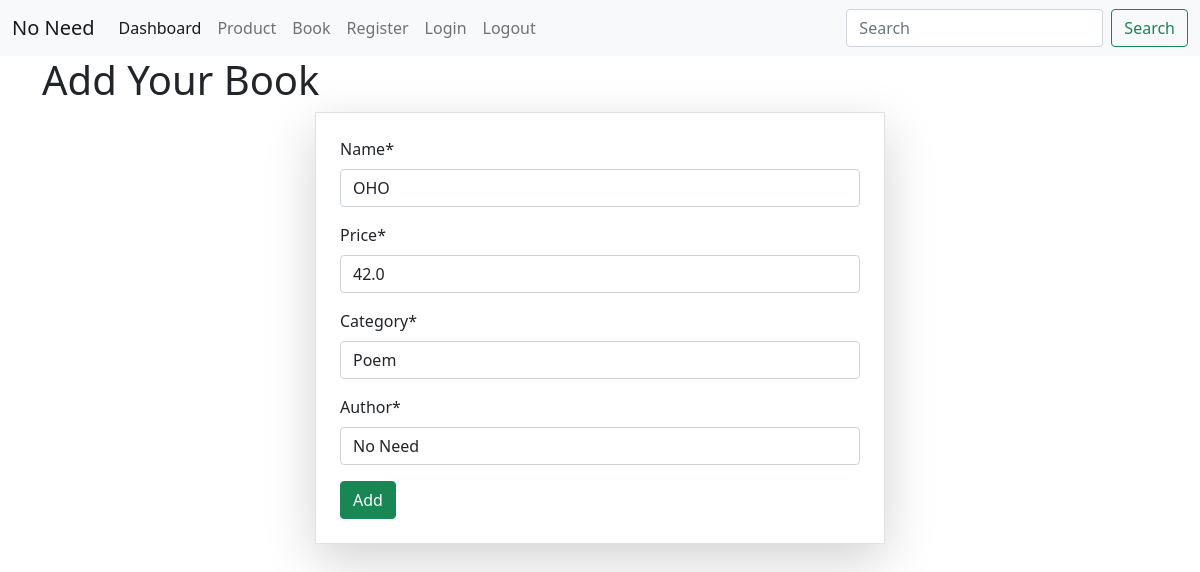
Page /editbook/1/ on the committed database.
### PBapp/models.py (models this page shows, shortened)
class BookModel(models.Model):
    name=models.CharField(max_length=120, null=True)
    price=models.FloatField(null=True)
    category=models.CharField(max_length=120, null=True)
    author=models.CharField(max_length=120, null=True)
    time=models.DateTimeField(auto_now=True, null=True)

### PBapp/views.py (the view)
# urls.py: path('book/', BookPage, name='book'),
def BookPage(request,id=None):
    try:
        data=BookModel.objects.get(id=id)
    except BookModel.DoesNotExist:
        data=None
    if request.method == "POST":
        form=BookForm(request.POST, instance=data)
        if form.is_valid():
            book=form.save(commit=True)
            book.user=request.user
            book.save()
            if id:
                messages.success(request, 'Book Updated')
            else:
                messages.success(request, 'Book Added')
            return redirect('dashboard')
    else:
        form=BookForm(instance=data)
    cont={'form':form}
    return render(request, 'pages/book.html', cont)

### PBapp/forms.py
class BookForm(forms.ModelForm):
    class Meta:
        model = BookModel
        fields='__all__'

### PBapp/templates/pages/book.html (shortened to what this page needs)
{% extends 'base/base.html' %}
{% block body %}
    <div class="row justify-content-center">
        <h1>Add Your Book</h1>
        <div class="col-6 border rounded-4 shadow-lg p-4 ">
            {% load crispy_forms_tags %}
        <form action="" method="post" enctype="multipart/form-data">
            {{form|crispy}}
            <button class="btn btn-success" type="submit">Add</button>
        </form>
        </div>
    </div>
{% endblock body %}

### rows in the picture
BookModel: name "OHO", price "42.0", category "Poem", author "No Need"
